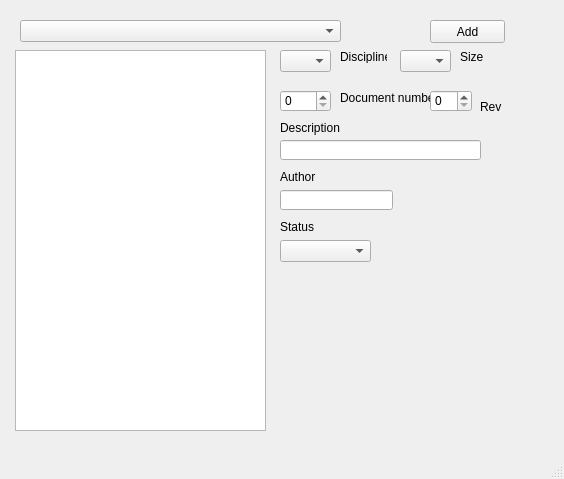
<?xml version="1.0" encoding="UTF-8"?>
<ui version="4.0">
 <class>MainWindow</class>
 <widget class="QMainWindow" name="MainWindow">
  <property name="geometry">
   <rect>
    <x>0</x>
    <y>0</y>
    <width>564</width>
    <height>479</height>
   </rect>
  </property>
  <property name="windowTitle">
   <string>MainWindow</string>
  </property>
  <widget class="QWidget" name="centralwidget">
   <widget class="QLabel" name="label">
    <property name="geometry">
     <rect>
      <x>340</x>
      <y>50</y>
      <width>47</width>
      <height>13</height>
     </rect>
    </property>
    <property name="text">
     <string>Discipline</string>
    </property>
   </widget>
   <widget class="QComboBox" name="statusCombo">
    <property name="geometry">
     <rect>
      <x>280</x>
      <y>240</y>
      <width>91</width>
      <height>22</height>
     </rect>
    </property>
   </widget>
   <widget class="QSpinBox" name="seqSpin">
    <property name="geometry">
     <rect>
      <x>280</x>
      <y>90</y>
      <width>51</width>
      <height>22</height>
     </rect>
    </property>
   </widget>
   <widget class="QPushButton" name="newTrackButton">
    <property name="geometry">
     <rect>
      <x>430</x>
      <y>20</y>
      <width>75</width>
      <height>23</height>
     </rect>
    </property>
    <property name="text">
     <string>Add</string>
    </property>
   </widget>
   <widget class="QLineEdit" name="description">
    <property name="geometry">
     <rect>
      <x>280</x>
      <y>140</y>
      <width>201</width>
      <height>20</height>
     </rect>
    </property>
   </widget>
   <widget class="QLineEdit" name="author">
    <property name="geometry">
     <rect>
      <x>280</x>
      <y>190</y>
      <width>113</width>
      <height>20</height>
     </rect>
    </property>
   </widget>
   <widget class="QLabel" name="label_3">
    <property name="geometry">
     <rect>
      <x>340</x>
      <y>90</y>
      <width>91</width>
      <height>16</height>
     </rect>
    </property>
    <property name="text">
     <string>Document number</string>
    </property>
   </widget>
   <widget class="QComboBox" name="trackListCombo">
    <property name="geometry">
     <rect>
      <x>20</x>
      <y>20</y>
      <width>321</width>
      <height>22</height>
     </rect>
    </property>
   </widget>
   <widget class="QSpinBox" name="revSpin">
    <property name="geometry">
     <rect>
      <x>430</x>
      <y>90</y>
      <width>42</width>
      <height>22</height>
     </rect>
    </property>
   </widget>
   <widget class="QComboBox" name="sizeCombo">
    <property name="geometry">
     <rect>
      <x>400</x>
      <y>50</y>
      <width>51</width>
      <height>22</height>
     </rect>
    </property>
   </widget>
   <widget class="QLabel" name="label_6">
    <property name="geometry">
     <rect>
      <x>280</x>
      <y>170</y>
      <width>47</width>
      <height>13</height>
     </rect>
    </property>
    <property name="text">
     <string>Author</string>
    </property>
   </widget>
   <widget class="QComboBox" name="disciplineCombo">
    <property name="geometry">
     <rect>
      <x>280</x>
      <y>50</y>
      <width>51</width>
      <height>22</height>
     </rect>
    </property>
   </widget>
   <widget class="QLabel" name="label_4">
    <property name="geometry">
     <rect>
      <x>480</x>
      <y>100</y>
      <width>47</width>
      <height>13</height>
     </rect>
    </property>
    <property name="text">
     <string>Rev</string>
    </property>
   </widget>
   <widget class="QTreeView" name="fileTree">
    <property name="geometry">
     <rect>
      <x>15</x>
      <y>50</y>
      <width>251</width>
      <height>381</height>
     </rect>
    </property>
   </widget>
   <widget class="QLabel" name="label_5">
    <property name="geometry">
     <rect>
      <x>280</x>
      <y>120</y>
      <width>61</width>
      <height>16</height>
     </rect>
    </property>
    <property name="text">
     <string>Description</string>
    </property>
   </widget>
   <widget class="QLabel" name="label_7">
    <property name="geometry">
     <rect>
      <x>280</x>
      <y>220</y>
      <width>47</width>
      <height>13</height>
     </rect>
    </property>
    <property name="text">
     <string>Status</string>
    </property>
   </widget>
   <widget class="QLabel" name="label_2">
    <property name="geometry">
     <rect>
      <x>460</x>
      <y>50</y>
      <width>47</width>
      <height>13</height>
     </rect>
    </property>
    <property name="text">
     <string>Size</string>
    </property>
   </widget>
  </widget>
  <widget class="QMenuBar" name="menubar">
   <property name="geometry">
    <rect>
     <x>0</x>
     <y>0</y>
     <width>564</width>
     <height>21</height>
    </rect>
   </property>
  </widget>
  <widget class="QStatusBar" name="statusbar"/>
 </widget>
 <resources/>
 <connections/>
</ui>
